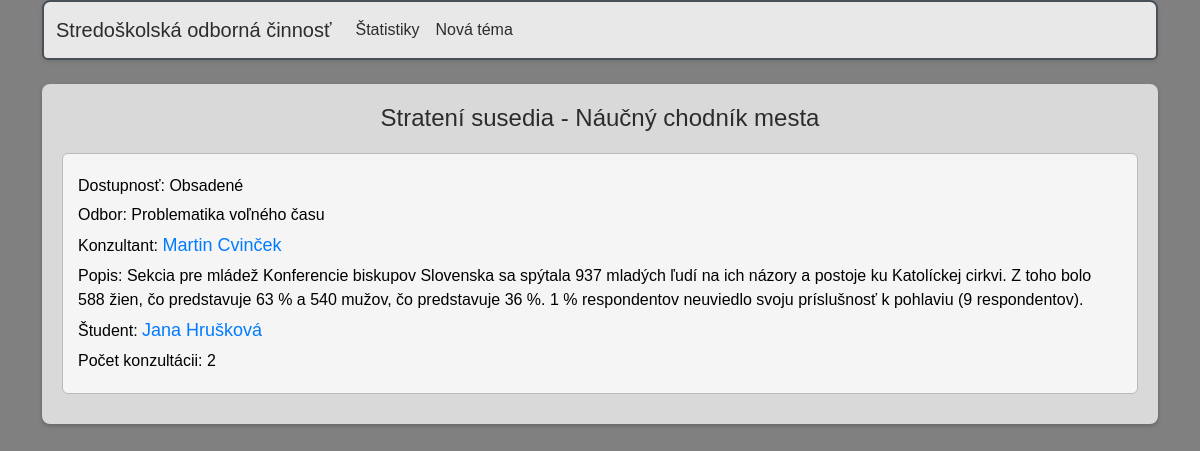
/soc/temy/2/, run on an earlier commit of the app's database.
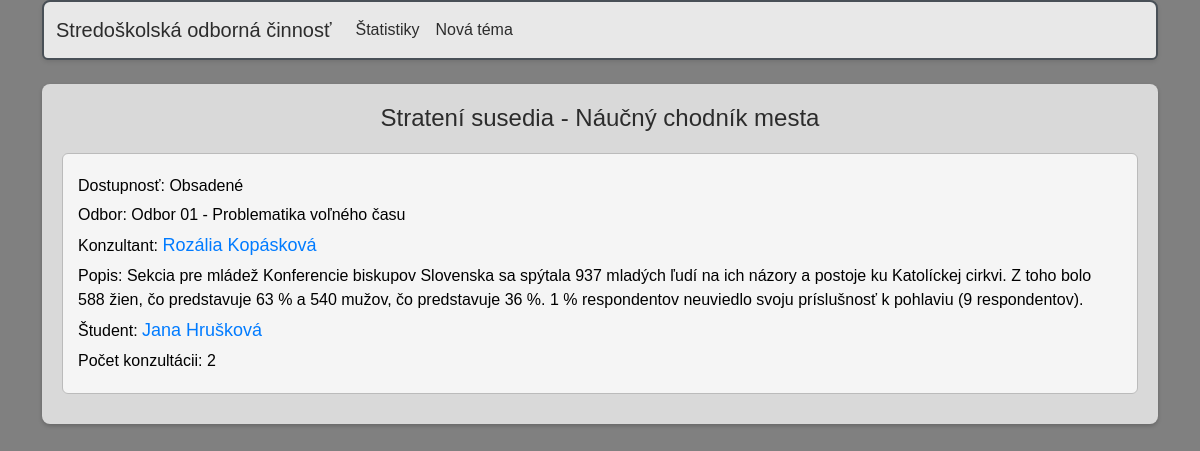
And on a later commit of the database.
### soc/models.py (models this page shows, shortened)
class Tema(models.Model):
    nazov = models.CharField(max_length=40)
    popis = models.TextField()
    konzultant = models.ForeignKey(Ucitel, on_delete=models.SET_NULL, null=True)
    student = models.ForeignKey(Student, on_delete=models.SET_NULL, null=True, blank=True)
    odbor = models.ForeignKey(Odbor, on_delete=models.SET_NULL, null=True)
    dostupnost = models.ForeignKey(Dostupnost, on_delete=models.SET_NULL, null=True)
    pocet_konzultacii = models.IntegerField()
    class Meta:
        verbose_name = "Téma"
        verbose_name_plural = "Témy"

class Odbor(models.Model):
    nazov = models.CharField(max_length=80)
    def __str__(self):
        return f"{self.nazov}"
    class Meta:
        verbose_name = "Odbor"
        verbose_name_plural = "Odbory"

class Ucitel(models.Model):
    meno = models.CharField(max_length=20)
    priezvisko = models.CharField(max_length=20)
    email = models.EmailField(max_length = 254)
    heslo = models.CharField(max_length=32)
    def __str__(self):
        return f"{self.meno} {self.priezvisko}"
    class Meta:
        verbose_name = "Učiteľ"
        verbose_name_plural = "Učitelia"
        ordering = ["priezvisko"]

class Dostupnost(models.Model):
    nazov = models.CharField(max_length = 25)
    def __str__(self):
        return f"{self.nazov}"
    class Meta:
        verbose_name = "Dostupnosť"
        verbose_name_plural = "Dostupnosť"

class Student(models.Model):
    meno = models.CharField(max_length=20)
    priezvisko = models.CharField(max_length=20)
    email = models.EmailField(max_length = 254)
    heslo = models.CharField(max_length=32)
    trieda = models.CharField(max_length=10)
    def __str__(self):
        return f"{self.meno} {self.priezvisko}"
    class Meta:
        verbose_name = "Študent"
        verbose_name_plural = "Študenti"
        ordering = ["priezvisko"]

### soc/views.py (the view)
# urls.py: path('temy/<tema>/', views.vypis_temu, name='tema'),
def vypis_temu(request, tema):
    tema = Tema.objects.get(id = tema)
    return render(request, "soc/tema_detail.html", {"tema":tema})

### soc/templates/soc/tema_detail.html
{% extends "base.html" %}
{%load static%}
{% block content %}
<link rel="stylesheet" href="{% static 'soc/style_index.css' %}">
{% if tema %}
    <div class="container tp-3">
        <h2>{{tema.nazov}}</h2>
        <ul class= "list-group">
        <li class="list-group-item">
        <p>Dostupnosť: {{tema.dostupnost}}</p>
        <p>Odbor: {{tema.odbor}}</p>
        <p>Konzultant: <a class= "link-offset-2 link-underline link-underline-opacity-0"  href="{% url 'ucitel' ucitel=tema.konzultant.id %}">{{tema.konzultant}}</a></p>
        <p>Popis: {{tema.popis}}</p>
        {% if tema.student%}
        <p>Študent: <a class= "link-offset-2 link-underline link-underline-opacity-0"  href="{% url 'student' student=tema.student.id %}">{{tema.student}}</a></p>
        {%else%}
        <p>Študent: Voľné</p>
        {%endif%}
        <p>Počet konzultácii: {{tema.pocet_konzultacii}}</p>
        </li>
        </ul>
    </div>
{% endif %}
{% endblock %}

What changed in the data, as far as the page shows it:
changed Tema "Stratení susedia - Náučný chodník mesta": odbor "Problematika voľného času" → "Odbor 01 - Problematika voľného času"; konzultant "Martin Cvinček" → "Rozália Kopásková"
